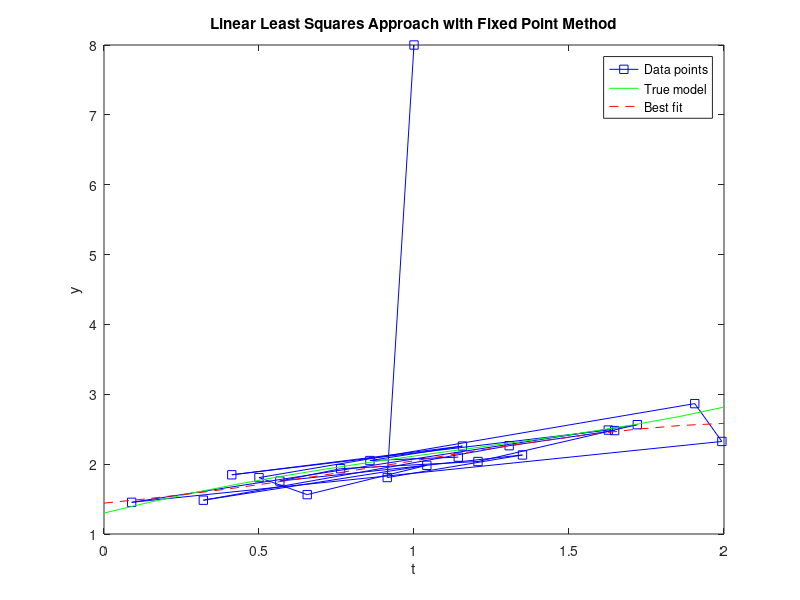
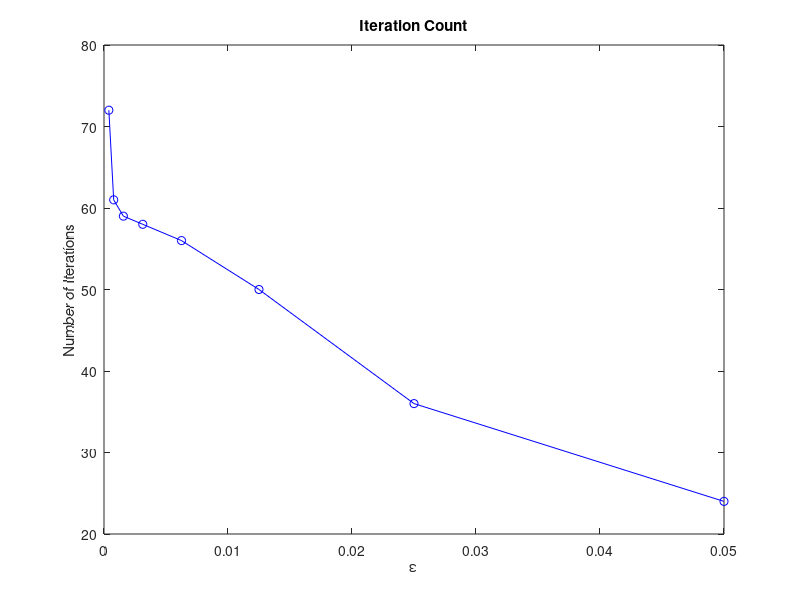

These charts were generated, in order, by the following MATLAB code:
clear all;
close all;
clc;

rng(10);
t = 2 * rand(20, 1);
b = 1 + 0.8 * t - 0.5 * t .^ 2 + 0.3 * exp(t) + 0.2 * randn(20, 1);
t(21) = 1;
b(21) = 8;

ep = 0.05;
x0 = zeros(4, 1);
count = 0;
A = ones(21, 4);
for i = 1:21
    A(i, 2) = t(i);
    A(i, 3) = t(i)^2;
    A(i, 4) = exp(t(i));
end

G = 1;
D = diag(1 ./ sqrt((A*x0-b).^2 + ep));
while G > 1e-6
    x0 = (A' * D * A) \ (A' * D * b);
    D = diag(1 ./ sqrt((A*x0-b).^2 + ep));
    G = norm(A' * D * A*x0 - A' * D * b);
    count = count + 1;
end

figure;
plot(t, b, 'bs-'); % blue squares with solid line
hold on;
fplot(@(x) 1 + 0.8 * x - 0.5 * x .^ 2 + 0.3 * exp(x), [0 2], 'g'); % green line for true model
fplot(@(x) x0(1) + x0(2)*x + x0(3)*x .^ 2 + x0(4)*exp(x), [0 2], 'r--'); % red dashed line for best fit
legend('Data points', 'True model', 'Best fit');
xlabel('t');
ylabel('y');
title('Linear Least Squares Approach with Fixed Point Method');
hold off;

CT = [];
EPS = [];
ep=0.1;
for i = 0:7
    count = 0;
    x0 = ones(4, 1);
    ep = ep / 2;
    EPS = [EPS, ep];
    G = 1;
    D = diag(1 ./ sqrt((A*x0-b).^2 + ep));
    while G > 1e-6
        x0 = (A' * D * A) \ (A' * D * b);
        D = diag(1 ./ sqrt((A*x0-b).^2 + ep));
        G = norm(A' * D * A*x0 - A' * D * b);
        count = count + 1;
    end
    CT = [CT, count];
end

figure;
plot(EPS, CT, 'bo-'); % blue circles with solid line
title('Iteration Count');
xlabel('\epsilon');
ylabel('Number of Iterations');